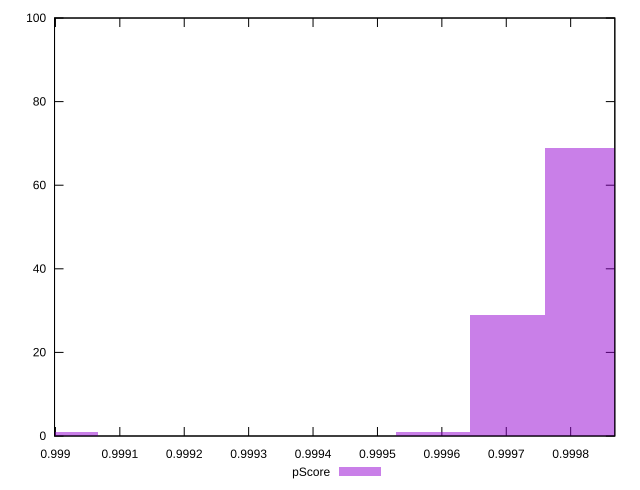

Write gnuplot code to recreate this figure.
reset

$pScore <<EOF
0.9990075476153887 1
0.9997020262720556 29
0.9998177727148335 69
0.9995862798292778 1
EOF

set key outside below
set boxwidth 0.00011574644277782282
set xrange [0.998998607876528:0.9998685674835253]
set yrange [0:100]
set trange [0:100]
set style fill transparent solid 0.5 noborder
set terminal svg size 640, 490 enhanced background rgb 'white'
set output "report_00018_2021-02-10T15-25-16.877Z/mainthread-work-breakdown/samples/pages+cached+noadtech+nomedia/pScore/histogram.svg"

plot $pScore title "pScore" with boxes

reset
